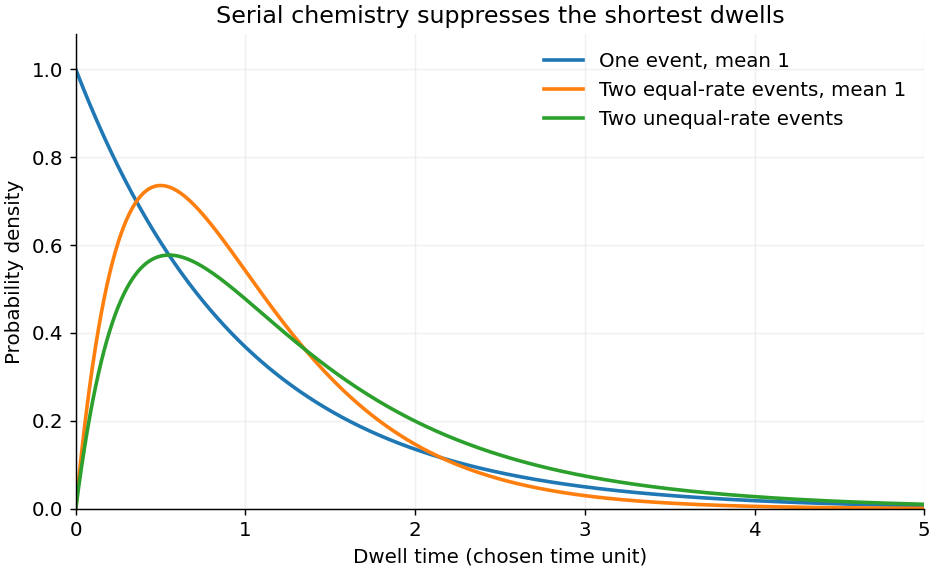

This figure's Python source:
"""Original conceptual figure; Python 3.14, numpy and matplotlib."""
from pathlib import Path
import numpy as np
import matplotlib
matplotlib.use('Agg')
import matplotlib.pyplot as plt
plt.rcParams.update({'font.size':11,'axes.spines.top':False,'axes.spines.right':False})

fig,ax=plt.subplots(figsize=(7.2,4.4),constrained_layout=True,facecolor='white')
u=np.linspace(0,5,600)
ax.plot(u,np.exp(-u),label='One event, mean 1',lw=2)
ax.plot(u,4*u*np.exp(-2*u),label='Two equal-rate events, mean 1',lw=2)
ax.plot(u,1.5*(np.exp(-u)-np.exp(-3*u)),label='Two unequal-rate events',lw=2)
ax.set(xlabel='Dwell time (chosen time unit)',ylabel='Probability density',title='Serial chemistry suppresses the shortest dwells',xlim=(0,5),ylim=(0,1.08))
ax.legend(frameon=False);ax.grid(alpha=.18)

fig.savefig(Path.cwd()/Path(__file__).with_suffix('.png').name,dpi=130,facecolor='white',transparent=False)
plt.close(fig)
